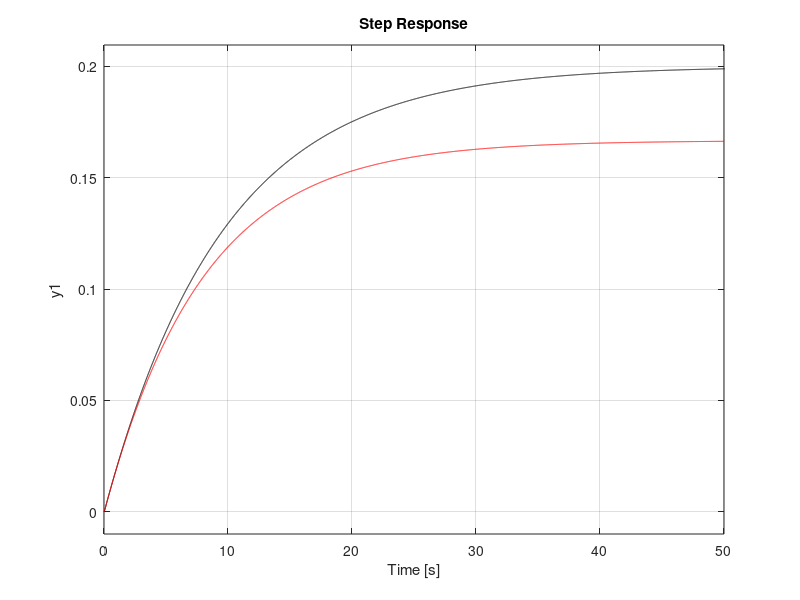
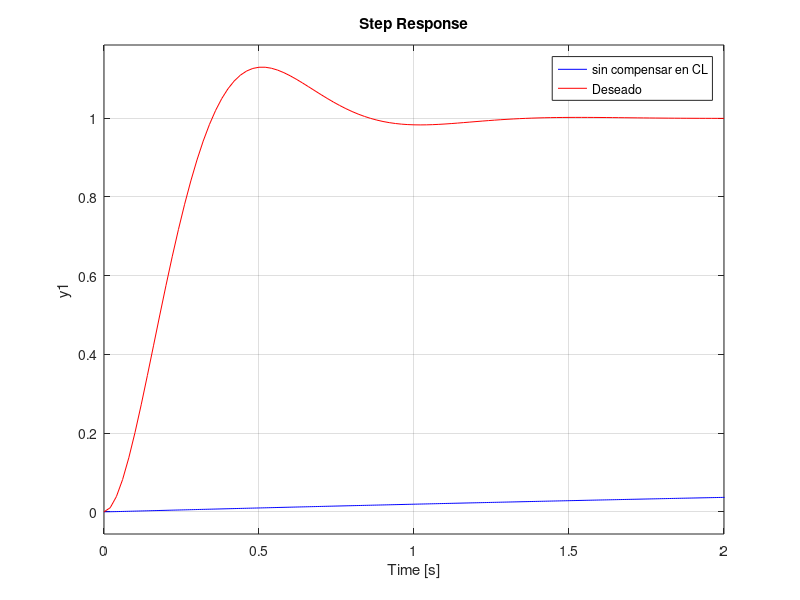
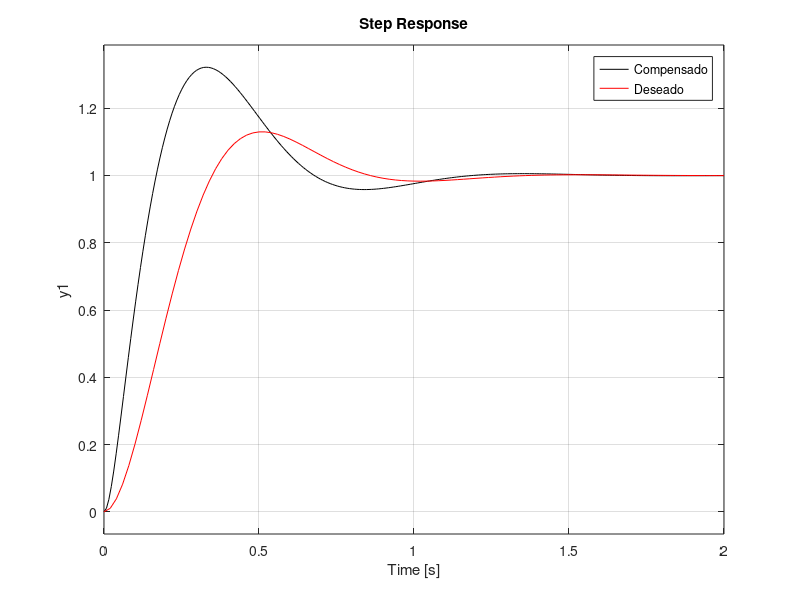
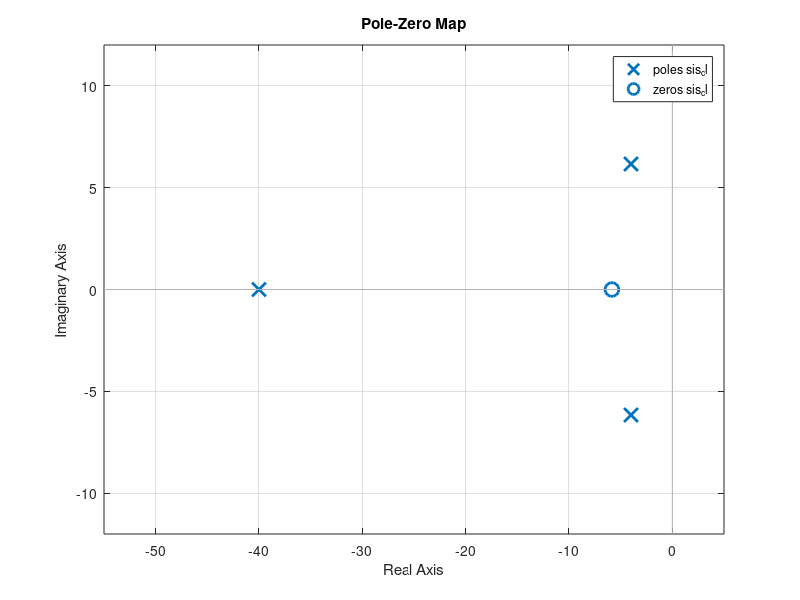

MATLAB code for these plots, in order:
clc
close all
clear

%proceso
g=tf(1,[1 48 5]);
step(g,'k')
g_cl=feedback(g,1);
hold on
step(g_cl,'r')
%deseado
Ts=1;
so=0.13;
e=sqrt((log(so))^2/(pi^2+(log(so))^2));
wn=4/(Ts*e);
g_d=tf(wn^2,[1 2*e*wn wn^2]);
figure
step(g_cl,'b')
hold on
step(g_d,'r')
legend('sin compensar en CL','Deseado')
[P Z]=pzmap(g_d)

pol_d=[1 2*e*wn wn^2];
pol_a=conv(pol_d,[1 40]);

%------controlador----
K_p=373.9-5;
T_i=K_p/2157.5;
g_c=tf([K_p*T_i K_p],[T_i 0]);

%--------compensado----
sis_ol=g_c*g;
sis_cl=feedback(sis_ol,1);
figure
step(sis_cl,'k')
hold on
step(g_d,'r')
legend('Compensado','Deseado')
[p z]=pzmap(sis_cl)
figure
pzmap(sis_cl)


%-----------lugar geometrico---
figure
rlocus(g)
figure
rlocus(sis_ol)

%------------pid------------
K_p=613.9-5;
T_d=(78-48)/K_p;
T_i=K_p/3775.6;
g_c=tf([K_p*T_i*T_d K_p*T_i K_p],[T_i 0]);

%--------compensado----
sis_ol=g_c*g;
sis_cl_=feedback(sis_ol,1);
figure
step(sis_cl_,'k')
hold on
step(sis_cl,'b')
step(g_d,'r')
legend('Compensado PID','Compensado PI','Deseado')
[p z]=pzmap(sis_cl_)
figure
pzmap(sis_cl_)
